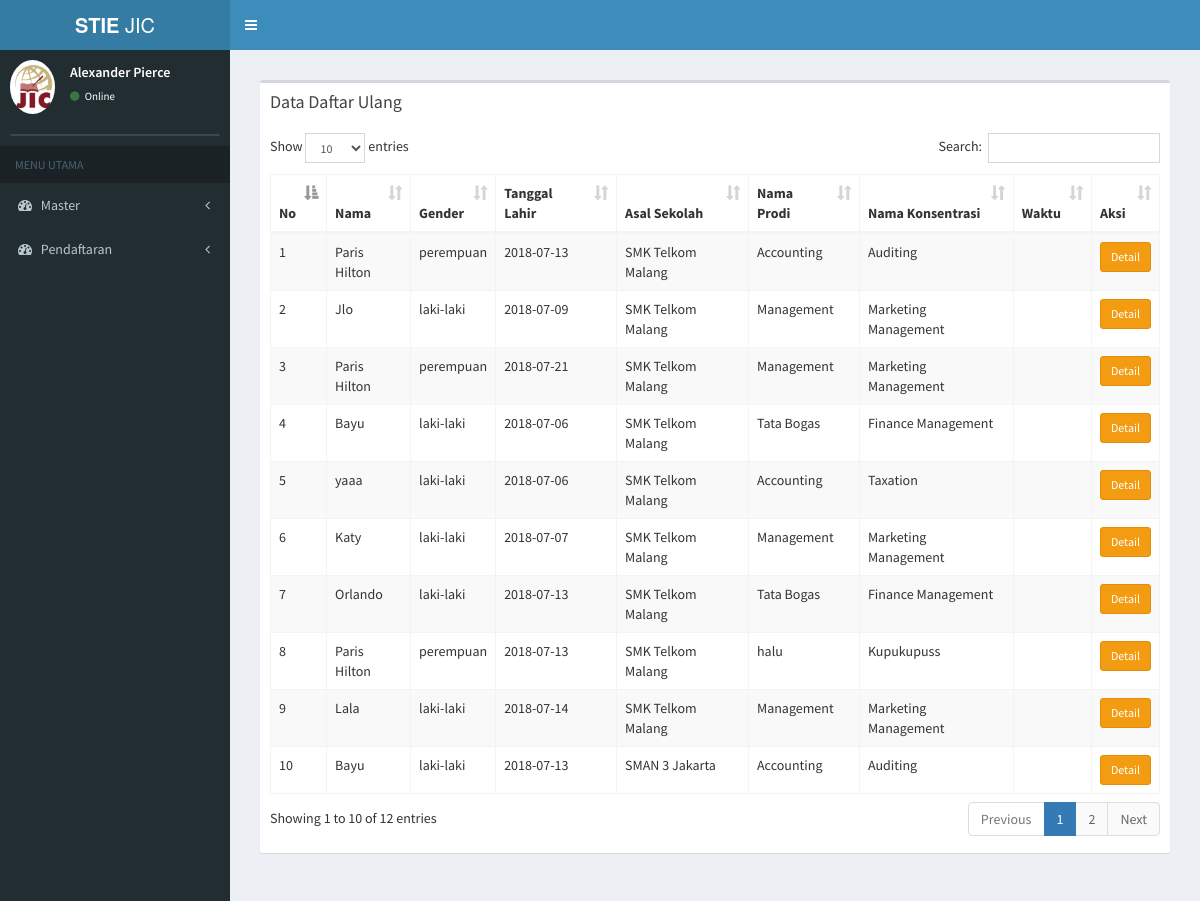
The app's page /index.php/daftar_ulang/data_du with its own data.
### tables this page shows
CREATE TABLE `tb_du` (
  `id_du` varchar(6) NOT NULL,
  `nama_du` varchar(100) NOT NULL,
  `jk_daftar_du` varchar(12) NOT NULL,
  `tpt_lahir_du` varchar(20) NOT NULL,
  `tgl_lahir_du` date NOT NULL,
  `alamat_du` text NOT NULL,
  `no_telp_du` varchar(15) NOT NULL,
  `no_telpm_du` varchar(30) NOT NULL,
  `email_du` varchar(50) NOT NULL,
  `agama_du` text NOT NULL,
  `nik_du` varchar(50) NOT NULL,
  `ibu_kandung_du` text NOT NULL,
  `id_sekolah2` varchar(5) NOT NULL,
  `id_prodi2` varchar(5) NOT NULL,
  `id_konsentrasi2` varchar(6) NOT NULL,
  `waktu_du` varchar(20) NOT NULL,
  `jurusan_du` varchar(20) NOT NULL,
  `tanggal_du` date NOT NULL,
  `kode_tes` varchar(15) NOT NULL,
  `nim` varchar(20) NOT NULL
);

CREATE TABLE `tb_sekolah` (
  `id_sekolah` varchar(6) NOT NULL,
  `nama_sekolah` varchar(30) NOT NULL,
  `alamat_sekolah` text NOT NULL,
  `jenis_sekolah` varchar(6) NOT NULL
);

CREATE TABLE `tb_prodi` (
  `id_prodi` varchar(6) NOT NULL,
  `nama_prodi` varchar(20) NOT NULL,
  `ketua_prodi` varchar(50) NOT NULL
);

CREATE TABLE `tb_konsentrasi` (
  `id_konsentrasi` varchar(6) NOT NULL,
  `nama_konsentrasi` varchar(20) NOT NULL,
  `id_prodi2` varchar(6) NOT NULL
);

### application/controllers/daftar_ulang.php (called while the page is built, shortened)
<?php
class daftar_ulang extends CI_Controller {
	public function __construct()
	{
		$this->load->model('daftar_ulang_model');
		$this->load->model('pendaftaran_model');
	}
	public function data_du()
	{
			$data['du'] = $this->daftar_ulang_model->data_du();
			$data['main_view'] = 'Daftar/data_daftarulang_view';
			$this->load->view('template', $data);
	}
}

### index.php (called while the page is built, shortened)
<?php
require_once BASEPATH.'core/CodeIgniter.php';

### application/models/daftar_ulang_model.php (called while the page is built, shortened)
<?php
class Daftar_ulang_model extends CI_Model {
    public function data_du(){
      return $this->db->join('tb_prodi','tb_prodi.id_prodi=tb_du.id_prodi2')
              ->join('tb_sekolah','tb_sekolah.id_sekolah=tb_du.id_sekolah2')
              ->join('tb_konsentrasi','tb_konsentrasi.id_konsentrasi=tb_du.id_konsentrasi2')
              ->get('tb_du')
              ->result();
  }
}

### application/views/Daftar/data_daftarulang_view.php (the view, shortened to what this page needs)
<section class="content">
      <div class="row">
        <div class="col-xs-12">
          <div class="box">
            <div class="box-header">
              <h3 class="box-title">Data Daftar Ulang</h3>
            </div>
            <div class="box-body">
              <table id="example1" class="table table-bordered table-striped">
                <thead>
                <tr>
                  <th>No</th>
                  <th>Nama</th>
                  <th>Gender</th>
                  <th>Tanggal Lahir</th>
                  <th>Asal Sekolah</th>
                  <th>Nama Prodi</th>
                  <th>Nama Konsentrasi</th>
                  <th>Waktu</th>
                  <th>Aksi</th>
                </tr>
                </thead>
                <tbody>
                <?php
                $no = 0;
                foreach ($du as $data) {
                  echo '
                <tr>
                  <td>'.++$no.'</td>
                  <td>'.$data->nama_du.'
                  </td>
                  <td>'.$data->jk_daftar_du.'</td>
                  <td>'.$data->tgl_lahir_du.'</td>
                  <td>'.$data->nama_sekolah.'</td>
                  <td>'.$data->nama_prodi.'</td>
                  <td>'.$data->nama_konsentrasi.'</td>
                  <td>'.$data->waktu.'</td>
                  <td>
                    <a href="'.base_url('index.php/daftar_ulang/detail_du/'.$data->no_du).'" class="btn btn-warning btn-sm" >Detail</a>
                  </td>
                </tr>
                ';
              }
              ?>
                </tbody>
              </table>
            </div>
          </div>
        </div>
      </div>
    </section>

### records on screen
tb_du: nama_du "Paris Hilton", jk_daftar_du "perempuan", tgl_lahir_du "2018-07-13", tb_sekolah.nama_sekolah "SMK Telkom Malang", tb_prodi.nama_prodi "Accounting", tb_konsentrasi.nama_konsentrasi "Auditing"
tb_du: nama_du "Jlo", jk_daftar_du "laki-laki", tgl_lahir_du "2018-07-09", tb_sekolah.nama_sekolah "SMK Telkom Malang", tb_prodi.nama_prodi "Management", tb_konsentrasi.nama_konsentrasi "Marketing Management"
tb_du: nama_du "Paris Hilton", jk_daftar_du "perempuan", tgl_lahir_du "2018-07-21", tb_sekolah.nama_sekolah "SMK Telkom Malang", tb_prodi.nama_prodi "Management", tb_konsentrasi.nama_konsentrasi "Marketing Management"
tb_du: nama_du "Bayu", jk_daftar_du "laki-laki", tgl_lahir_du "2018-07-06", tb_sekolah.nama_sekolah "SMK Telkom Malang", tb_prodi.nama_prodi "Tata Bogas", tb_konsentrasi.nama_konsentrasi "Finance Management"
tb_du: nama_du "yaaa", jk_daftar_du "laki-laki", tgl_lahir_du "2018-07-06", tb_sekolah.nama_sekolah "SMK Telkom Malang", tb_prodi.nama_prodi "Accounting", tb_konsentrasi.nama_konsentrasi "Taxation"
tb_du: nama_du "Katy", jk_daftar_du "laki-laki", tgl_lahir_du "2018-07-07", tb_sekolah.nama_sekolah "SMK Telkom Malang", tb_prodi.nama_prodi "Management", tb_konsentrasi.nama_konsentrasi "Marketing Management"
tb_du: nama_du "Orlando", jk_daftar_du "laki-laki", tgl_lahir_du "2018-07-13", tb_sekolah.nama_sekolah "SMK Telkom Malang", tb_prodi.nama_prodi "Tata Bogas", tb_konsentrasi.nama_konsentrasi "Finance Management"
tb_du: nama_du "Paris Hilton", jk_daftar_du "perempuan", tgl_lahir_du "2018-07-13", tb_sekolah.nama_sekolah "SMK Telkom Malang", tb_prodi.nama_prodi "halu", tb_konsentrasi.nama_konsentrasi "Kupukupuss"
tb_du: nama_du "Lala", jk_daftar_du "laki-laki", tgl_lahir_du "2018-07-14", tb_sekolah.nama_sekolah "SMK Telkom Malang", tb_prodi.nama_prodi "Management", tb_konsentrasi.nama_konsentrasi "Marketing Management"
tb_du: nama_du "Bayu", jk_daftar_du "laki-laki", tgl_lahir_du "2018-07-13", tb_sekolah.nama_sekolah "SMAN 3 Jakarta", tb_prodi.nama_prodi "Accounting", tb_konsentrasi.nama_konsentrasi "Auditing"
